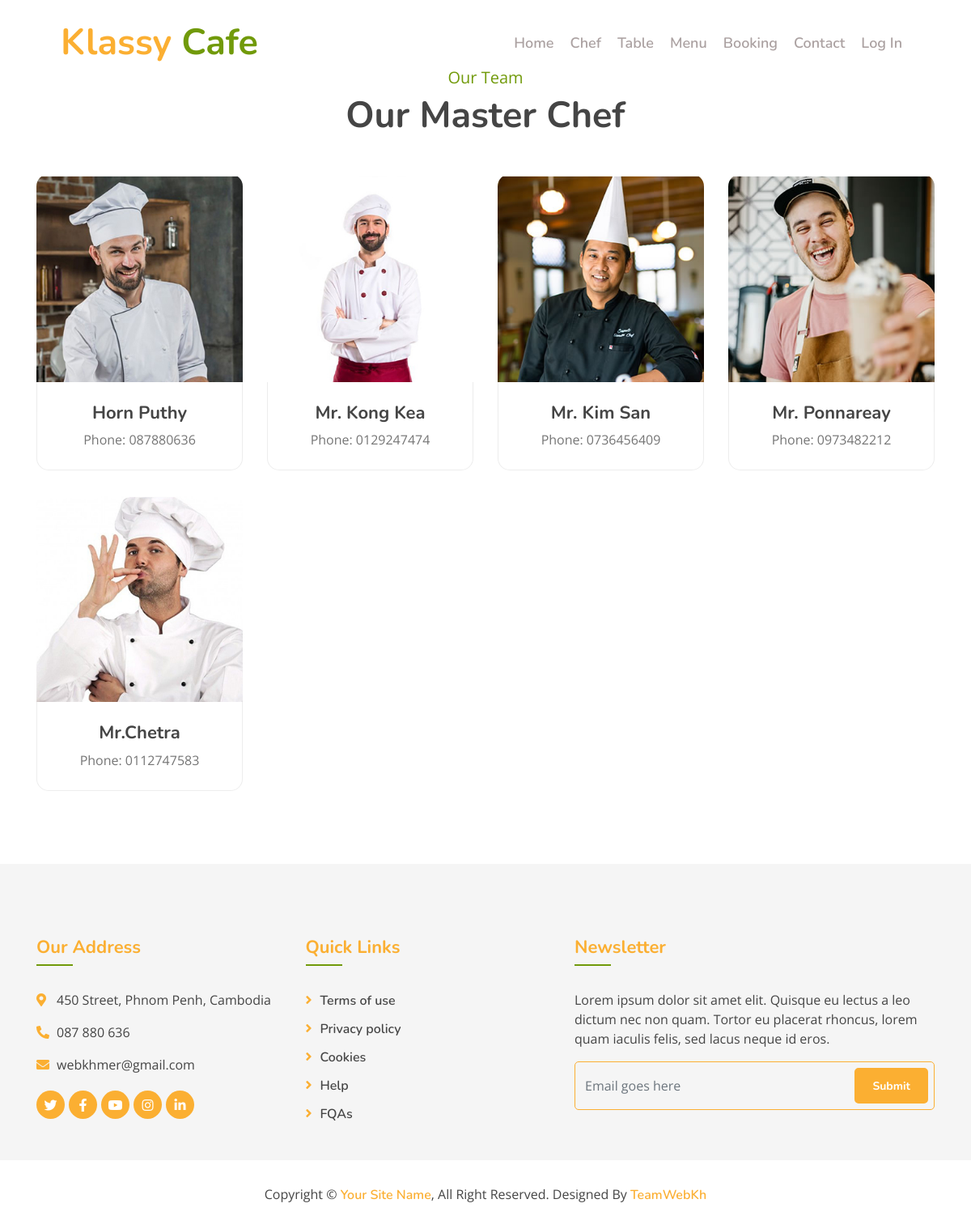
Screenshot of /KlassyCafe/index.php?p=chef with the database file from the repository.
### tables this page shows
CREATE TABLE IF NOT EXISTS `tbl_chef` (
  `cid` int UNSIGNED NOT NULL AUTO_INCREMENT,
  `name` varchar(25) NOT NULL,
  `cardid` varchar(20) NOT NULL,
  `phone` varchar(20) NOT NULL,
  `start_date` date NOT NULL,
  `timein` varchar(10) DEFAULT NULL,
  `timeout` varchar(10) DEFAULT NULL,
  `img` varchar(255) NOT NULL,
  PRIMARY KEY (`cid`)
);

### KlassyCafe/pages/chef.php (the view, shortened to what this page needs)
<?php
	$sql = "SELECT * FROM tbl_chef";
	$result = mysqli_query($conn,$sql);
?>
<div class="team">
            <div class="container"  style="padding-top:3%;">
                <div class="section-header text-center">
                    <p>Our Team</p>
                    <h2>Our Master Chef</h2>
                </div>
                <div class="row">
				<?php
				while($row= mysqli_fetch_array($result))
				{
				?>
                    <div class="col-lg-3 col-md-6">
                        <div class="team-item">
                            <div class="team-img">
                                <img src="img/chefs/<?=$row['img'];?>" alt="Image">
                                <div class="team-social">
                                </div>
                            </div>
                            <div class="team-text">
                                <h2><?=$row['name'];?></h2>
                                <p>Phone: <?=$row['phone'];?></p>
                            </div>
                        </div>
                    </div>
				<?php
				}
				?>
                </div>
            </div>
        </div>

### KlassyCafe/css/style.css (style rules this page uses)
body { color: #757575; background: #ffffff; font-family: 'open sans', sans-serif; }
h1, h2, h3, h4, h5, h6 { color: #454545; font-family: 'Nunito', sans-serif; }
.section-header { position: relative; margin-bottom: 45px; }
.section-header p { color: #719a0a; margin-bottom: 5px; position: relative; font-size: 20px; }
.section-header h2 { margin: 0; position: relative; font-size: 45px; font-weight: 700; }
.team { position: relative; width: 100%; padding: 45px 0 15px 0; }
.team .team-item { position: relative; margin-bottom: 30px; background: #ffffff; }
.team .team-img { position: relative; border-radius: 15px 15px 0 0; overflow: hidden; }
.team .team-img img { position: relative; width: 100%; margin-top: 15px; transform: scale(1.1); transition: .3s; }
.team .team-social { position: absolute; width: 100%; height: 100%; top: 0; left: 0; display: flex; align-items: center; justify-content: center; transition: .5s; }
.team .team-text { position: relative; padding: 25px 15px; text-align: center; background: #ffffff; border: 1px solid rgba(0, 0, 0, .07); border-top: none; border-radius: 0 0 15px 15px; }
.team .team-text h2 { font-size: 22px; font-weight: 700; }
.team .team-text p { margin: 0; font-size: 16px; }

### rows the page displays
tbl_chef: img (picture), name "Horn Puthy", phone "087880636"
tbl_chef: img (picture), name "Mr. Kong Kea", phone "0129247474"
tbl_chef: img (picture), name "Mr. Kim San", phone "0736456409"
tbl_chef: img (picture), name "Mr. Ponnareay", phone "0973482212"
tbl_chef: img (picture), name "Mr.Chetra", phone "0112747583"
